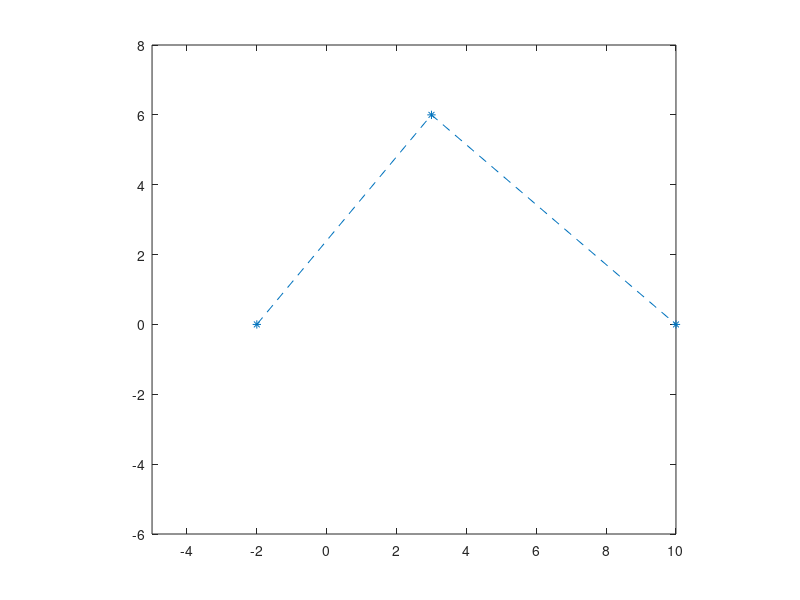

MATLAB code to generate this figure: (Note: this script raises an error after producing the figure.)
clear
px =[-2 3 10 12]; py=[0 6 0 -7];
plot(px,py,'*--')
axis([-5 10 -6 8]); axis equal;hold on;
n = 3;
syms t
cx(t) = 0*t;
cy(t) = 0*t;
for i = 0 : n
    %beizer-keplet
    b(t) = nchoosek(n,i) * t^i * (1-t)^(n-i);
    cx(t) = cx(t) + px(i+1) * b(t);
    cy(t) = cy(t) + py(i+1) * b(t);
end
hold on;
fplot(cx,cy,[0 1])


%%pontkiértékelés

%érintővektor
dx(t) =  diff(cx,t);
dy(t) =  diff(cy,t);
hold on;
%kezdőpontvektor
a = [n * (px(2)-px(1)), n* (py(2)-py(1))];
quiver(cx(0),cy(0),a(1),a(2));
%végpontvektor
b = [n*(px(n+1)-px(n)),n*(py(n+1)-py(n))];
quiver(cx(1),cy(1),b(1),b(2));
%többszörösgörbe
m=4;
rx = [px(n+1),px(n+1)+n/m*(px(n+1)-px(n)),17,20,18];
ry = [py(n+1),py(n+1)+n/m*(py(n+1)-py(n)),-10,5,9];
plot(rx,ry,'g*--')
cx(t) = 0*t;
cy(t) = 0*t;
for i = 0 : m
    %beizer-keplet
    g(t) = nchoosek(m,i) * t^i * (1-t)^(m-i);
    cx(t) = cx(t) + rx(i+1) * g(t);
    cy(t) = cy(t) + ry(i+1) * g(t);
end
hold on;
fplot(cx,cy,[0 1])



